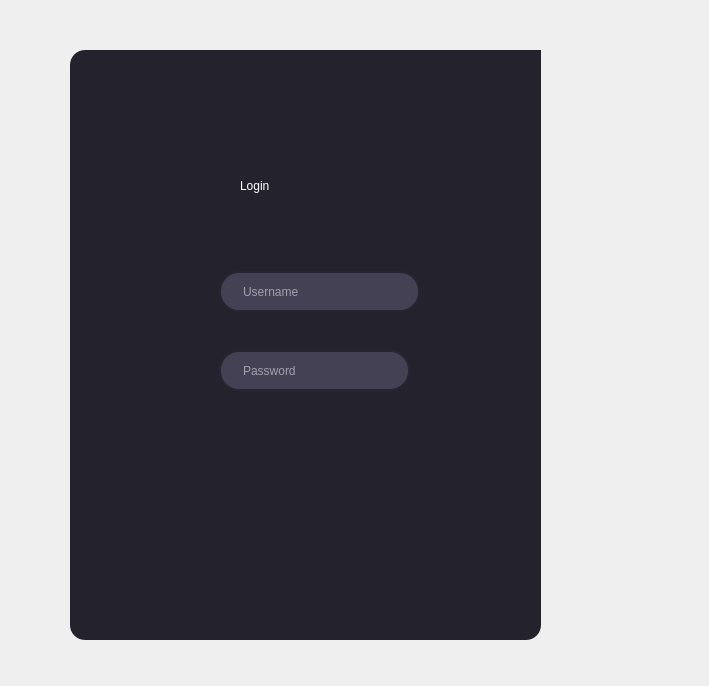
<?xml version="1.0" encoding="UTF-8"?>
<ui version="4.0">
 <class>Dialog</class>
 <widget class="QDialog" name="Dialog">
  <property name="geometry">
   <rect>
    <x>0</x>
    <y>0</y>
    <width>709</width>
    <height>686</height>
   </rect>
  </property>
  <property name="windowTitle">
   <string>Login</string>
  </property>
  <property name="windowIcon">
   <iconset resource="photos.qrc">
    <normaloff>:/243530218_1310825109377240_1931357582866907769_n.ico</normaloff>:/243530218_1310825109377240_1931357582866907769_n.ico</iconset>
  </property>
  <property name="styleSheet">
   <string notr="true">*{
border-radius: 15px;
}</string>
  </property>
  <widget class="QWidget" name="widget" native="true">
   <property name="geometry">
    <rect>
     <x>70</x>
     <y>50</y>
     <width>471</width>
     <height>590</height>
    </rect>
   </property>
   <property name="styleSheet">
    <string notr="true">background-color: rgb(36,34,44);
	color: #000000;</string>
   </property>
   <widget class="QWidget" name="widget_2" native="true">
    <property name="geometry">
     <rect>
      <x>140</x>
      <y>180</y>
      <width>211</width>
      <height>221</height>
     </rect>
    </property>
    <widget class="QLineEdit" name="lineEdit_2">
     <property name="geometry">
      <rect>
       <x>9</x>
       <y>120</y>
       <width>191</width>
       <height>41</height>
      </rect>
     </property>
     <property name="styleSheet">
      <string notr="true">QLineEdit{
border: 2px solid rgb(37,39,48);
border-radius: 20px;
color:#FFF;
padding-right: 20px;
padding-left: 20px;
background-color: rgb(69, 65, 85);
}
QLineEdit:hover{
border: 2px solid rgb(38,50,62);
}
QLineEdit:focus{
border: 2px solid rgb(35,170,250);
background-color: rgb(103, 97, 126);
}</string>
     </property>
     <property name="placeholderText">
      <string>Password</string>
     </property>
    </widget>
    <widget class="QLineEdit" name="lineEdit">
     <property name="geometry">
      <rect>
       <x>9</x>
       <y>41</y>
       <width>201</width>
       <height>41</height>
      </rect>
     </property>
     <property name="styleSheet">
      <string notr="true">QLineEdit{
border: 2px solid rgb(37,39,48);
border-radius: 20px;
color:#FFF;
padding-right: 20px;
padding-left: 20px;
background-color: rgb(69, 65, 85);
}
QLineEdit:hover{
border: 2px solid rgb(38,50,62);
}
QLineEdit:focus{
border: 2px solid rgb(35,170,250);
background-color: rgb(103, 97, 126);
}</string>
     </property>
     <property name="placeholderText">
      <string>Username</string>
     </property>
    </widget>
   </widget>
   <widget class="QLabel" name="label">
    <property name="geometry">
     <rect>
      <x>170</x>
      <y>90</y>
      <width>151</width>
      <height>91</height>
     </rect>
    </property>
    <property name="styleSheet">
     <string notr="true">#label{
	color: rgb(255, 255, 255);
	font: 36pt &quot;Nirmala UI&quot;;
}
</string>
    </property>
    <property name="text">
     <string>Login</string>
    </property>
   </widget>
   <widget class="QToolButton" name="toolButton">
    <property name="geometry">
     <rect>
      <x>380</x>
      <y>-20</y>
      <width>111</width>
      <height>131</height>
     </rect>
    </property>
    <property name="styleSheet">
     <string notr="true">border: solid rgb(0,0,0) 30px</string>
    </property>
    <property name="text">
     <string/>
    </property>
    <property name="icon">
     <iconset resource="photos.qrc">
      <normaloff>:/243530218_1310825109377240_1931357582866907769_n.ico</normaloff>:/243530218_1310825109377240_1931357582866907769_n.ico</iconset>
    </property>
    <property name="iconSize">
     <size>
      <width>128</width>
      <height>128</height>
     </size>
    </property>
   </widget>
  </widget>
 </widget>
 <resources>
  <include location="photos.qrc"/>
 </resources>
 <connections/>
</ui>
